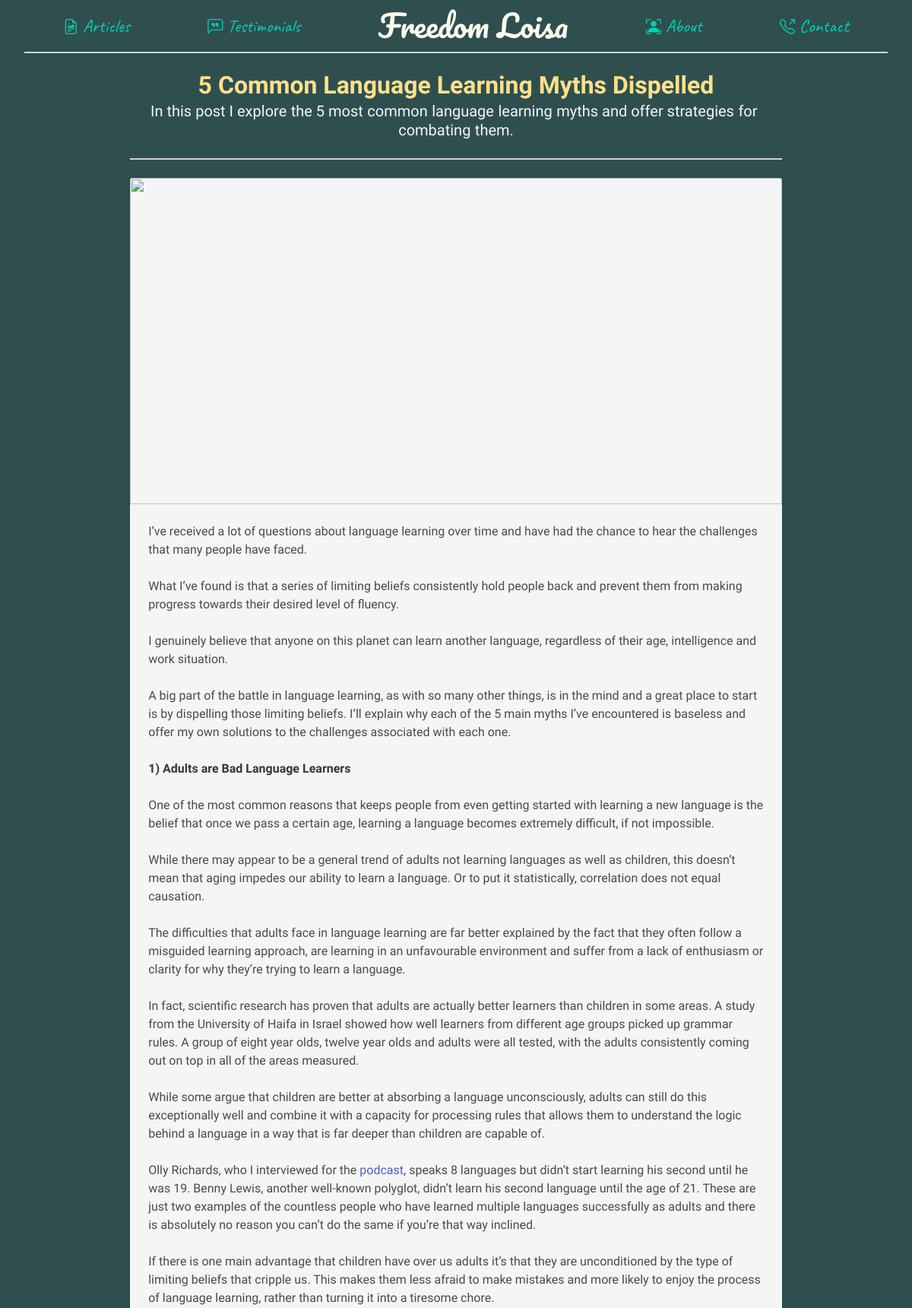
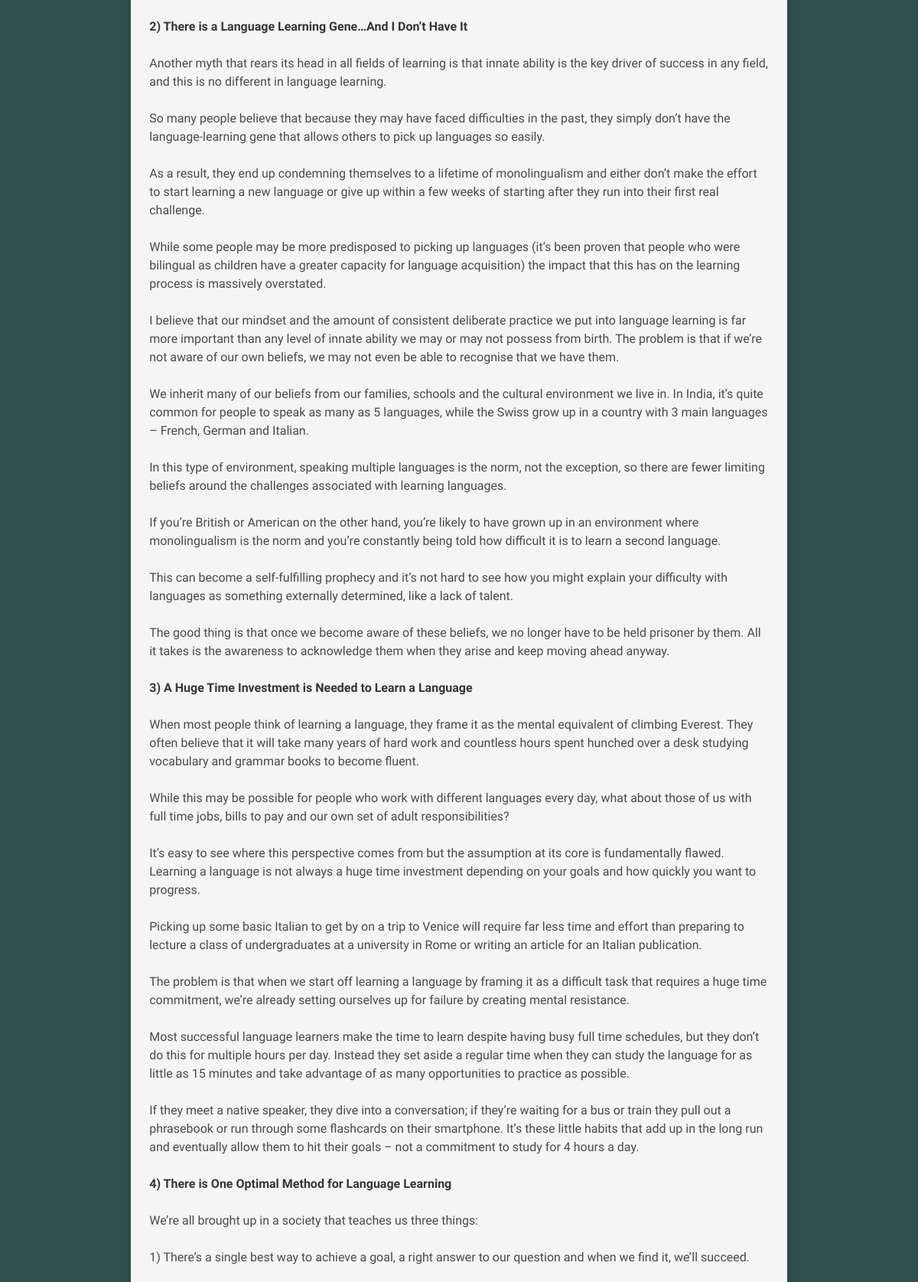
/article/5-common-language-learning-myths-dispelled/ (upper part), run on the app's committed database (2 pictures, top to bottom).
### core/models.py (models this page shows, shortened)
class Article(models.Model):
    STATUS = (
        (0, 'Draft'),
        (1, 'Published')
    )
    title = models.CharField(max_length = 225, unique = True)
    slug = models.SlugField(max_length = 225, unique = True)
    thumbnail = CloudinaryField('thumbnail')
    meta_description = models.CharField(max_length = 225, blank = True)
    content = RichTextField()
    status = models.IntegerField(choices = STATUS, default = 0)
    tags = models.ManyToManyField(Tag, blank = True)
    date_created = models.DateTimeField(auto_now_add = True)
    date_published = models.DateTimeField(blank=True, null=True)
    date_modified = models.DateTimeField(auto_now = True)
    class Meta:
        ordering = ['-date_published']

### core/views.py (the view)
# urls.py: path('article/<slug:slug>/', views.open_article, name='this_article'),
def open_article(request, slug):
    this_article = Article.objects.get(slug = slug)
    context = {
        'article': this_article,
    }
    return render(request, 'core/this_article.html', context)

### core/models.py (called while the page is built)
    def __str__(self) -> str:
        return self.name

### core/templates/core/this_article.html (shortened to what this page needs)
{% extends 'base.html' %}
{% load static %}
{% block body %}
<div class="parent container is-fluid">
  <div class="this-article-container">
    {% if article %}
    <div class="article-in-detail">
      <div class="article-intro has-text-centered">
        <p class="title has-text-warning">{{ article.title }}</p>
        <p class="subtitle has-text-light is-size-5">
          {{ article.meta_description }}
        </p>
      </div>
      <hr class="divider-separator" />
      <div class="article-content card">
        <div class="card-image">
          <figure class="image is-2by1">
            <img
              src="{{ article.thumbnail.url }}"
              alt="{{ article.subtitle }}"
            />
          </figure>
        </div>
        <div class="card-content">{{ article.content|safe }}</div>
      </div>
    </div>
    {% else %}
    <p class="title has-text-light has-text-centered">Something went wrong!</p>
    {% endif %}
  </div>
</div>
{% endblock %}

### static/css/styles.css (style rules this page uses)
body, html { font-family: "Arima Madurai", cursive !important; background-color: darkslategrey !important; color: antiquewhite !important; scroll-behavior: smooth !important; }
.divider-separator { background-color: lightgray !important; }
.this-article-container, .articles-container, .testimonials-container { width: 80% !important; margin: auto !important; }
.article-content { background-color: whitesmoke !important; }

### data on the page
Article: title "5 Common Language Learning Myths Dispelled", meta_description "In this post I explore the 5 most common language learning myths and offer strategies for combating them.", content "I’ve received a lot of questions about language learning over time and have had the chance to hear the challenges that many people have faced. What I’ve found is that a series of limiting beliefs consistently hold people back and prevent them from making progress towards their desired level of fluency. I genuinely believe that anyone on this planet can learn another language, regardless of their age, intelligence and work situation. A big part of the battle in language learning, as with so many other things, is in the mind and a great place to start is by dispelling those limiting beliefs. I’ll explain why each of the 5 main myths I’ve encountered is baseless and offer my own solutions to…"
